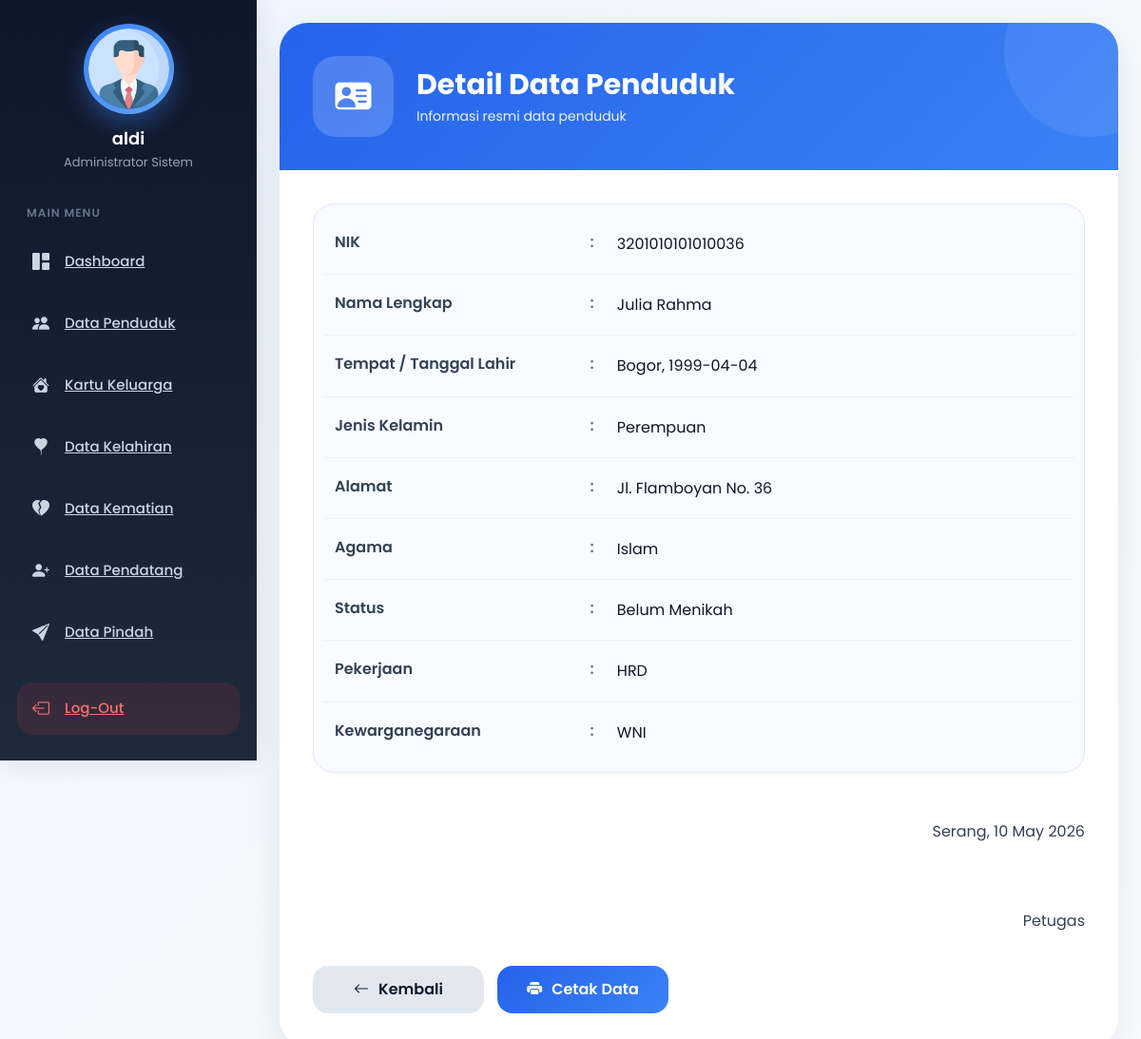
Page /detail.php?id=47 (signed in) on the earlier database version.
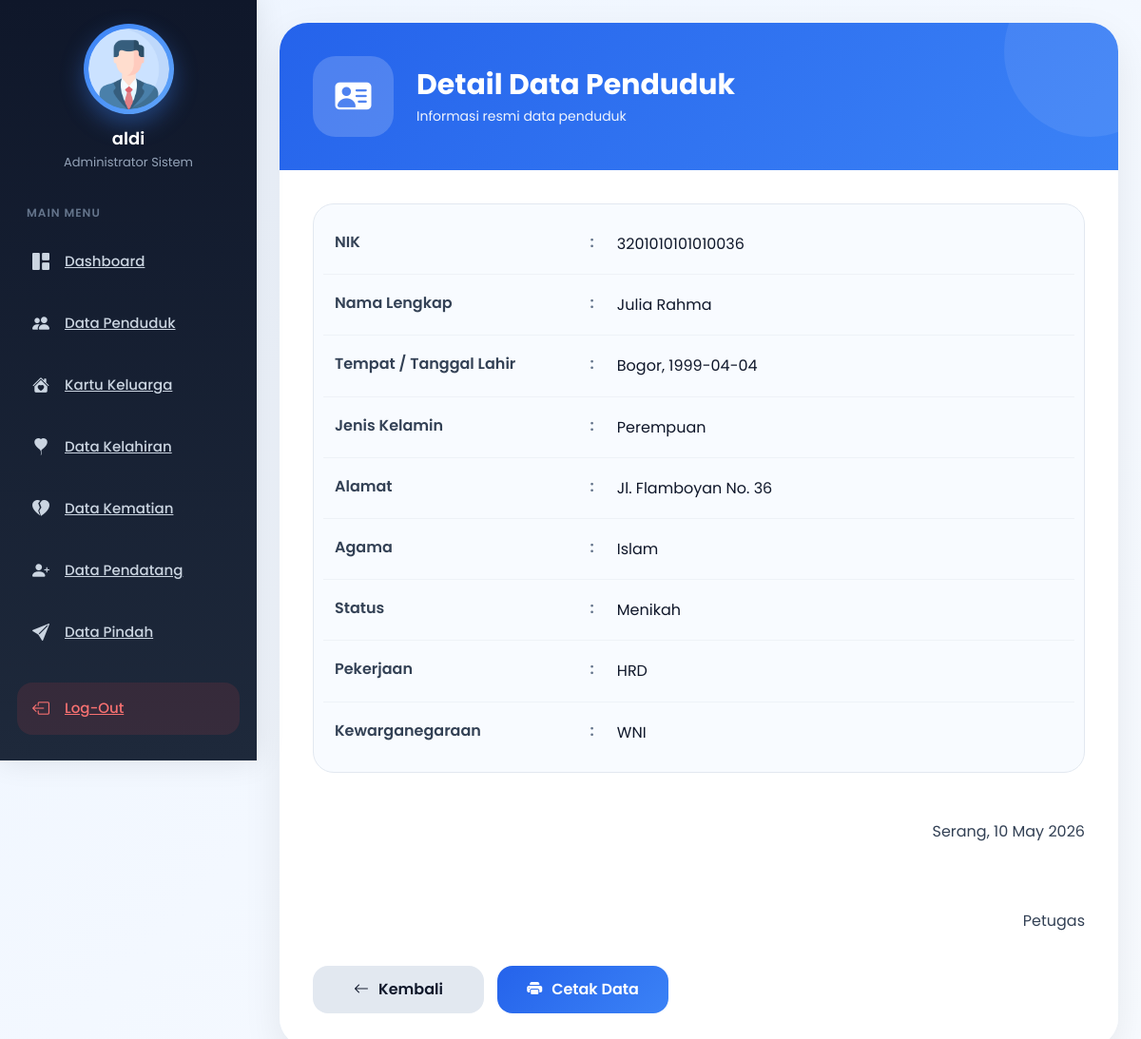
Same page on the later database version.
### tables this page shows
CREATE TABLE `penduduk` (
  `id` int(11) NOT NULL,
  `nama` varchar(100) NOT NULL,
  `nik` varchar(30) NOT NULL,
  `tempat` varchar(100) NOT NULL,
  `ttl` date NOT NULL,
  `jenis_kelamin` varchar(30) NOT NULL,
  `alamat` text NOT NULL,
  `agama` varchar(50) NOT NULL,
  `status` varchar(50) NOT NULL,
  `pekerjaan` varchar(100) NOT NULL,
  `kewarganegaraan` varchar(50) NOT NULL
);

### detail.php (the view, shortened to what this page needs)
<?php
include 'sidebar.php';
include 'connection.php';
$id = $_GET['id'];
$sql = "SELECT * FROM penduduk WHERE id='$id'";
$rows = $kon->query($sql);
$data = $rows->fetch_object();
?>
<!DOCTYPE html>
<html lang="en">
<head>
    <link href="https://cdn.jsdelivr.net/npm/bootstrap@5.0.2/dist/css/bootstrap.min.css" rel="stylesheet">
    <link rel="stylesheet" href="https://cdn.jsdelivr.net/npm/bootstrap-icons@1.11.3/font/bootstrap-icons.min.css">
</head>
<body>
    <div class="p-4" id="main-content">
        <div class="card detail-card">
            <div class="detail-header">
                <div class="d-flex align-items-center gap-4 flex-wrap profile-wrapper">
                    <div class="profile-icon">
                        <i class="bi bi-person-vcard-fill"></i>
                    </div>
                    <div>
                        <h3>Detail Data Penduduk</h3>
                        <p>Informasi resmi data penduduk</p>
                    </div>
                </div>
            </div>
            <div class="detail-body">
                <div class="info-card">
                    <div class="table-responsive">
                        <table class="table-detail">
                            <tr>
                                <td class="label">NIK</td>
                                <td class="separator">:</td>
                                <td class="value"><?= $data->nik ?></td>
                            </tr>
                            <tr>
                                <td class="label">Nama Lengkap</td>
                                <td class="separator">:</td>
                                <td class="value"><?= $data->nama ?></td>
                            </tr>
                            <tr>
                                <td class="label">Tempat / Tanggal Lahir</td>
                                <td class="separator">:</td>
                                <td class="value">
                                    <?= $data->tempat . ", " . $data->ttl ?>
                                </td>
                            </tr>
                            <tr>
                                <td class="label">Jenis Kelamin</td>
                                <td class="separator">:</td>
                                <td class="value"><?= $data->jenis_kelamin ?></td>
                            </tr>
                            <tr>
                                <td class="label">Alamat</td>
                                <td class="separator">:</td>
                                <td class="value"><?= $data->alamat ?></td>
                            </tr>
                            <tr class="hide-print">
                                <td class="label">Agama</td>
                                <td class="separator">:</td>
                                <td class="value"><?= $data->agama ?></td>
                            </tr>
                            <tr>
                                <td class="label">Status</td>
                                <td class="separator">:</td>
                                <td class="value"><?= $data->status ?></td>
                            </tr>
                            <tr class="hide-print">
                                <td class="label">Pekerjaan</td>
                                <td class="separator">:</td>
                                <td class="value"><?= $data->pekerjaan ?></td>
                            </tr>
                            <tr class="hide-print">
                                <td class="label">Kewarganegaraan</td>
                                <td class="separator">:</td>
                                <td class="value"><?= $data->kewarganegaraan ?></td>
                            </tr>
                        </table>
                    </div>
                </div>
                <div class="footer-area">
                    <div class="signature">
                        <div class="city">
                            Serang, <?= date('d F Y') ?>
                        </div>
                        <div>
                            Petugas
                        </div>
                    </div>
                </div>
                <div class="action-buttons">
                    <a href="penduduk.php" class="btn-modern btn-back">
                        <i class="bi bi-arrow-left"></i>
                        Kembali
                    </a>
                    <button onclick="window.print()" class="btn-modern btn-print">
                        <i class="bi bi-printer-fill"></i>
                        Cetak Data
                    </button>
                </div>
            </div>
        </div>
    </div>
</body>
</html>

Differences in the rows shown:
changed penduduk "Julia Rahma": status "Belum Menikah" → "Menikah"
